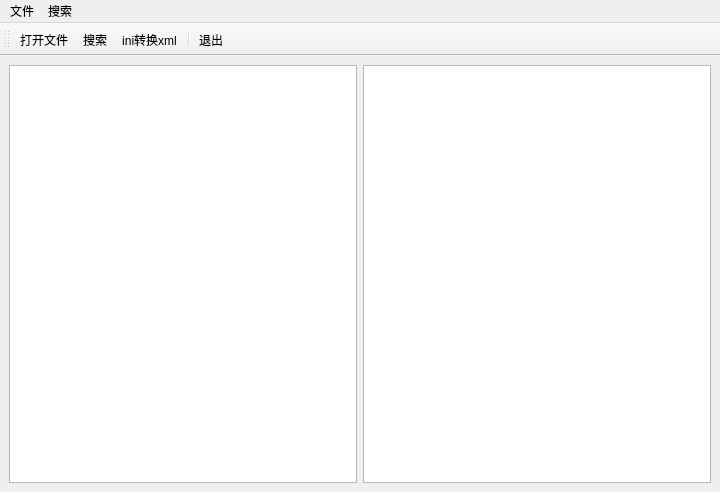
<?xml version="1.0" encoding="UTF-8"?>
<ui version="4.0">
 <class>covertbase</class>
 <widget class="QMainWindow" name="covertbase">
  <property name="geometry">
   <rect>
    <x>0</x>
    <y>0</y>
    <width>720</width>
    <height>492</height>
   </rect>
  </property>
  <property name="windowTitle">
   <string>模型工具</string>
  </property>
  <property name="windowIcon">
   <iconset>
    <normaloff>:/res/modeltools.png</normaloff>:/res/modeltools.png</iconset>
  </property>
  <widget class="QWidget" name="centralwidget">
   <layout class="QHBoxLayout" name="horizontalLayout">
    <item>
     <widget class="QListWidget" name="m_sourceList"/>
    </item>
    <item>
     <widget class="QListWidget" name="m_outputList"/>
    </item>
   </layout>
  </widget>
  <widget class="QToolBar" name="toolBar">
   <property name="windowTitle">
    <string>toolBar</string>
   </property>
   <property name="iconSize">
    <size>
     <width>24</width>
     <height>24</height>
    </size>
   </property>
   <attribute name="toolBarArea">
    <enum>TopToolBarArea</enum>
   </attribute>
   <attribute name="toolBarBreak">
    <bool>false</bool>
   </attribute>
   <addaction name="actionOpenFile"/>
   <addaction name="actionSearch"/>
   <addaction name="actionXMLOut"/>
   <addaction name="separator"/>
   <addaction name="actionExit"/>
  </widget>
  <widget class="QMenuBar" name="menuBar">
   <property name="geometry">
    <rect>
     <x>0</x>
     <y>0</y>
     <width>720</width>
     <height>23</height>
    </rect>
   </property>
   <widget class="QMenu" name="menu">
    <property name="title">
     <string>文件</string>
    </property>
    <addaction name="actionOpenFile"/>
    <addaction name="actionExit"/>
   </widget>
   <widget class="QMenu" name="menu_2">
    <property name="title">
     <string>搜索</string>
    </property>
    <addaction name="actionSearch"/>
   </widget>
   <addaction name="menu"/>
   <addaction name="menu_2"/>
  </widget>
  <action name="actionOpenFile">
   <property name="icon">
    <iconset resource="convertini.qrc">
     <normaloff>:/res/open.png</normaloff>:/res/open.png</iconset>
   </property>
   <property name="text">
    <string>打开文件</string>
   </property>
   <property name="shortcut">
    <string>Ctrl+O</string>
   </property>
  </action>
  <action name="actionExit">
   <property name="icon">
    <iconset>
     <normaloff>:/res/quit.png</normaloff>
     <normalon>:/res/exit.png</normalon>:/res/quit.png</iconset>
   </property>
   <property name="text">
    <string>退出</string>
   </property>
   <property name="shortcut">
    <string>Ctrl+Q</string>
   </property>
  </action>
  <action name="actionSearch">
   <property name="icon">
    <iconset resource="convertini.qrc">
     <normaloff>:/res/search.png</normaloff>:/res/search.png</iconset>
   </property>
   <property name="text">
    <string>搜索</string>
   </property>
   <property name="shortcut">
    <string>Ctrl+F</string>
   </property>
  </action>
  <action name="actionCIMIn">
   <property name="icon">
    <iconset>
     <normaloff>:/res/import_cim.png</normaloff>:/res/import_cim.png</iconset>
   </property>
   <property name="text">
    <string>CIM文件导入</string>
   </property>
  </action>
  <action name="actionXMLOut">
   <property name="icon">
    <iconset resource="convertini.qrc">
     <normaloff>:/res/export.png</normaloff>:/res/export.png</iconset>
   </property>
   <property name="text">
    <string>ini转换xxml</string>
   </property>
   <property name="iconText">
    <string>ini转换xml</string>
   </property>
  </action>
  <action name="actionSvg">
   <property name="icon">
    <iconset>
     <normaloff>:/res/svg2.png</normaloff>:/res/svg2.png</iconset>
   </property>
   <property name="text">
    <string>SVG/G文件导入</string>
   </property>
   <property name="toolTip">
    <string>SVG文件转换</string>
   </property>
  </action>
  <action name="actionEIn">
   <property name="icon">
    <iconset>
     <normaloff>:/res/import_E.png</normaloff>:/res/import_E.png</iconset>
   </property>
   <property name="text">
    <string>E文件导入</string>
   </property>
  </action>
  <action name="actionEOut">
   <property name="icon">
    <iconset>
     <normaloff>:/res/export_E.png</normaloff>:/res/export_E.png</iconset>
   </property>
   <property name="text">
    <string>E文件导出</string>
   </property>
  </action>
  <action name="actionSetting">
   <property name="text">
    <string>配置</string>
   </property>
  </action>
 </widget>
 <resources>
  <include location="convertini.qrc"/>
 </resources>
 <connections/>
</ui>
